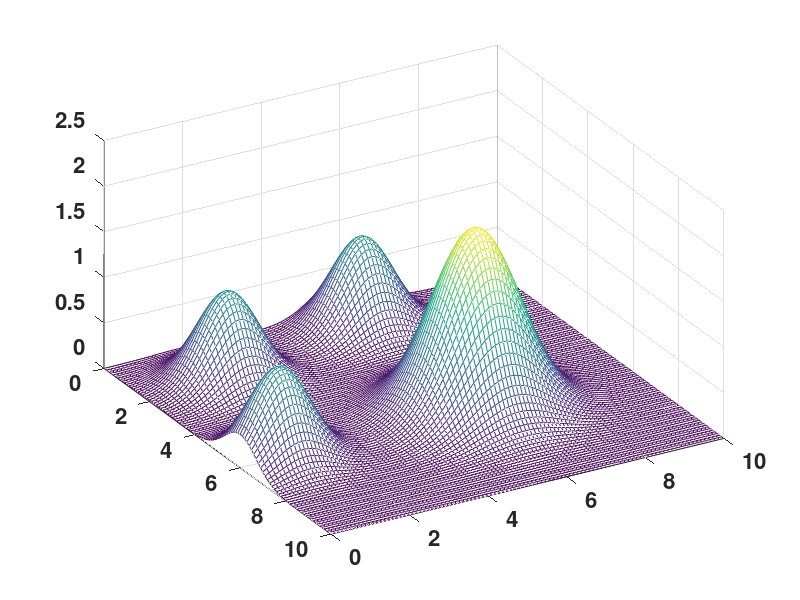
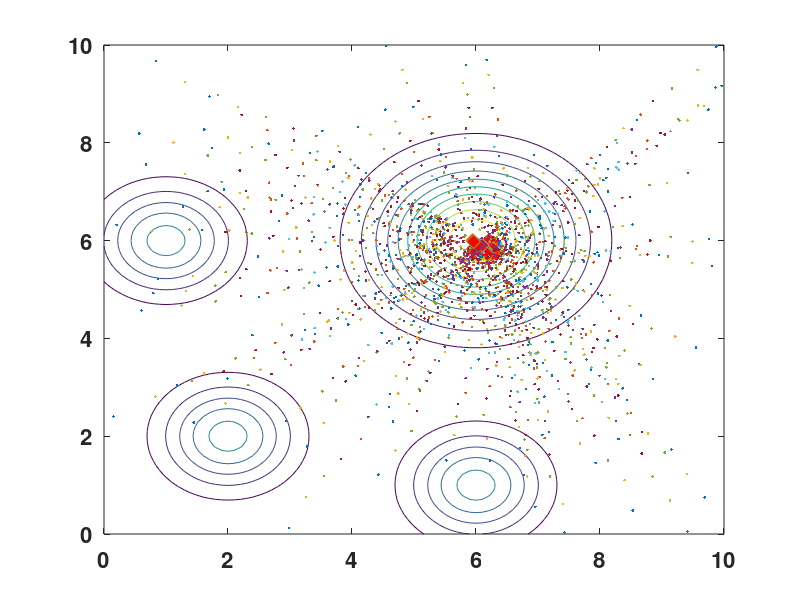
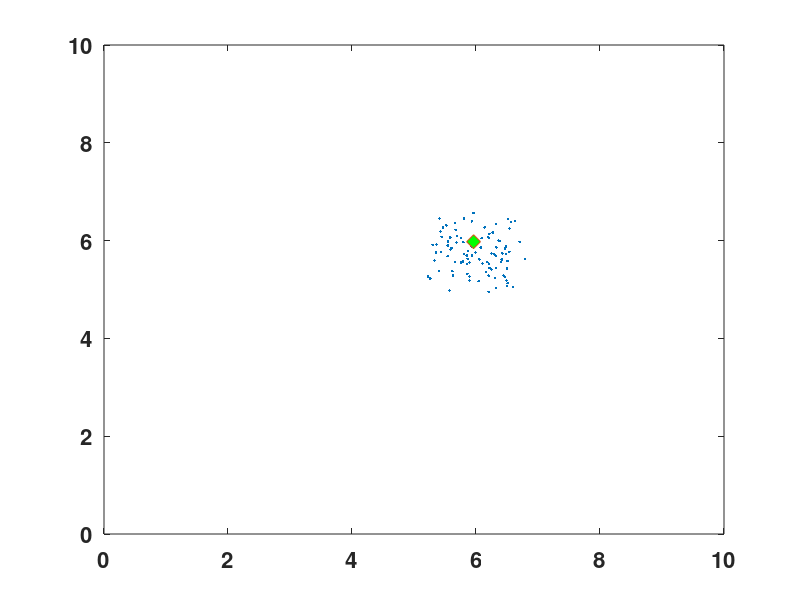

The MATLAB source for these figures, in order:
function vbee(n,timesteps)

if nargin<2, timesteps=10; end
if nargin<1, timesteps=20;n=100;end

range=[0 10 0 10];
alpha=0.2;
beta=0.1
dx=(range(2)-range(1))/100;
dy=(range(4)-range(3))/100;
[x,y]=meshgrid(range(1):dx:range(2),...
    range(3):dy:range(4));
z=fun(x,y);

figure(1);
mesh(x,y,z);
view([60 40]);
set(gca, 'fontsize',16,'fontweight','bold');
[xn,yn]=bees(n,range);

figure(2); 
contour(x,y,z,10);hold on;

for i =1:timesteps,
    
    zn=fun(xn,yn);
    zn_max=max(zn);
    xo=xn(zn==zn_max);
    yo=yn(zn==zn_max);
    
    figure(2);
    plot(xn,yn,'.',xo,yo,'d','markersize',10,... 
        'markerfacecolor', 'r');
        axis(range);
    set(gca,'fontsize',16,'fontweight','bold');
    
    figure(3);
    plot(xn,yn,'.',xo,yo,'d',...
        'markersize',10,'markerfacecolor','g');
    axis(range);
    set(gca,'fontsize',16, 'fontweight','bold');
    
    [xn,yn]=bee_moving(xn,yn,xo,yo,alpha,beta);
    
    drawnow;
    
    str=strcat('Current best estimates: xo=',...
        num2str(xo));
    str=strcat(str,'yo = ');
    str=strcat(str,num2str(yo));
    disp(str);
    
end

% initialise zee bees
function [xn,yn]=bees(n,range)
xrange=range(2)-range(1);
yrange=range(4)-range(3);
xn=rand(1,n)*xrange+range(1);
yn=rand(1,n)*yrange+range(3);

function [xn, yn]=bee_moving(xn,yn,xo,yo,alpha,beta)
n=size(yn,2);
xn=xn*(1-beta)+xo*beta+alpha*(rand(1,n)-0.5);
yn=yn*(1-beta)+yo*beta+alpha*(rand(1,n)-0.5);

function [z]=fun(x,y)
z=gauss(x,y,1,1,6)+2*gauss(x,y,2,6,6)...
    +gauss(x,y,1,2,2)+gauss(x,y,1,6,1);
function [z]=gauss(x,y,sigma,mu,nu)
z=exp(-((x-mu).^2+(y-nu).^2)/sigma);
